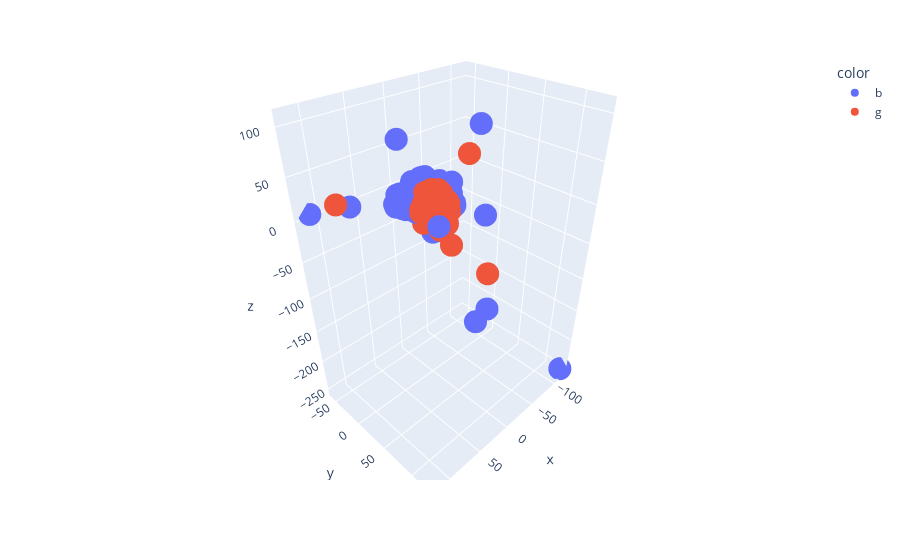

Notebook source saved alongside this figure:
### Code cell
# plot using tsne 
X_embedded  = TSNE(n_components=3, perplexity=10,random_state=24).fit_transform( X )
colors = np.array([x for x in 'bgrcmykbgrcmykbgrcmykbgrcmyk'])
fig = px.scatter_3d(x=X_embedded [:,0],y=X_embedded [:,1],z=X_embedded [:,2],color=colors[mbk_means_labels])
fig.show()
